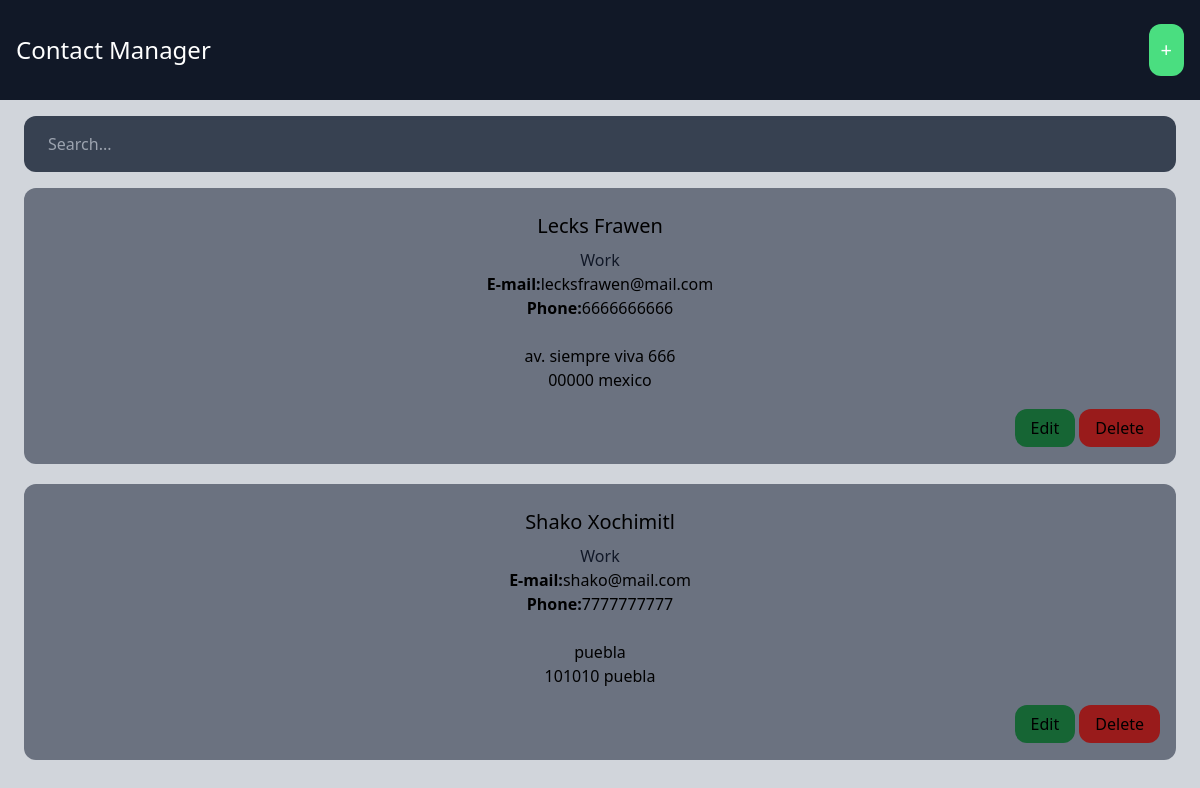
The app's page /, older data.
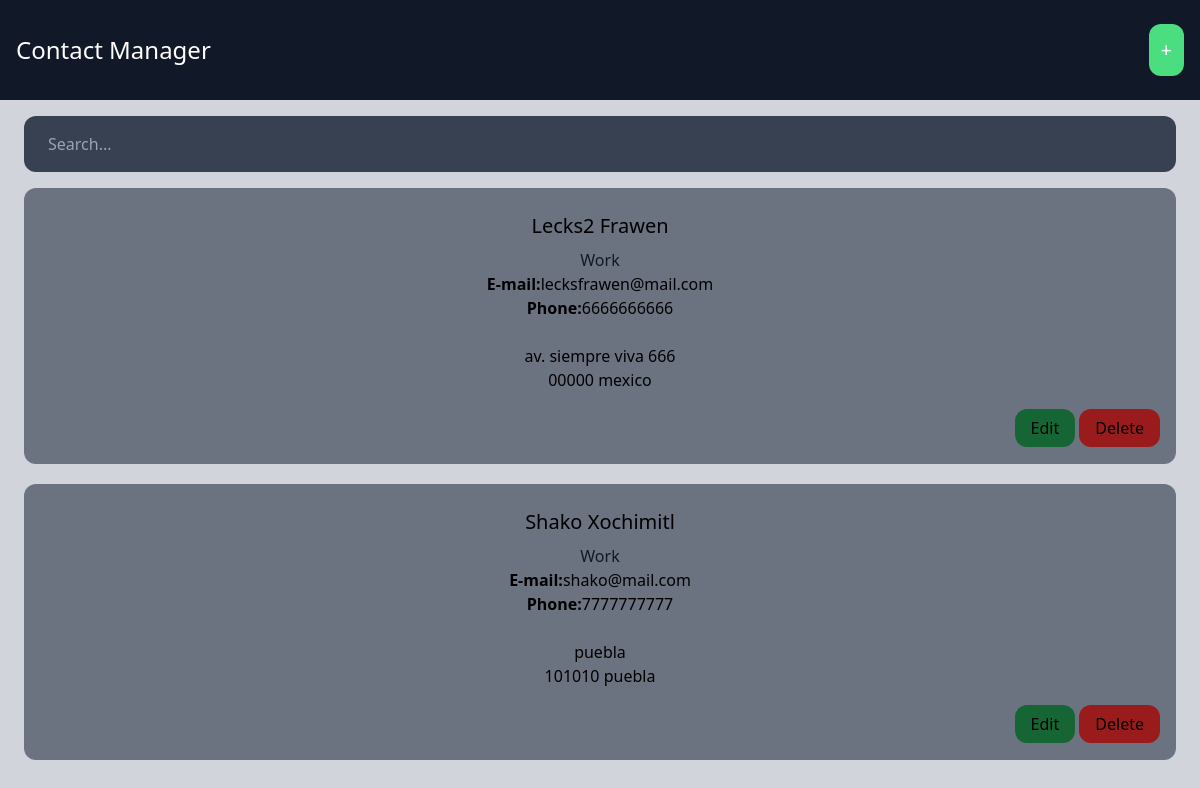
The same page, newer data.
### contact/models.py (models this page shows)
class Contact(models.Model):
    category = models.ForeignKey(Category, related_name='contacts', on_delete=models.CASCADE)
    first_name = models.CharField(max_length=255)
    last_name = models.CharField(max_length=255)
    email = models.EmailField()
    phone = models.CharField(max_length=255)
    address = models.CharField(max_length=255)
    zipcode = models.CharField(max_length=255)
    city = models.CharField(max_length=255)

class Category(models.Model):
    title = models.CharField(max_length=255)

### core/views.py (the view, shortened to what this page needs)
# urls.py: path('', frontpage, name='frontpage'),
def frontpage(request):
    contacts = Contact.objects.all()
    query = request.GET.get('query', '')
    return render(request, 'core/frontpage.html', {
        'contacts': contacts
    })

### core/templates/core/frontpage.html
{% extends 'core/base.html' %}
{% block content %}
    <div class="mb-4">
        <form method="get" action=".">
            <input type="text" name="query" placeholder="Search..." class="w-full py-4 px-6 rounded-xl bg-gray-700 text-white">
        </form>
    </div>
    <div class="space-y-5">
        {% for contact in contacts %}
            <div class="px-4 py-6 text-center bg-gray-500 rounded-xl">
                <h2 class="mb-2 text-xl">{{ contact.first_name }} {{ contact.last_name }}</h2>
                <h3 class="text-5m text-gray-900">{{ contact.category.title }}</h3>
                <p><strong>E-mail:</strong>{{ contact.email }}</p>
                <p><strong>Phone:</strong>{{ contact.phone }}</p>
                <p class="mt-6">
                    {{ contact.address }}<br>
                    {{ contact.zipcode }} {{contact.city }}
                </p>
                <div class="mt-6 items-end text-right">
                    <a href="{% url 'contact:edit' contact.id %}" class="px-4 py-2 bg-green-800 text_white rounded-xl">Edit</a>
                    <a href="{% url 'contact:delete' contact.id %}" class="px-4 py-2 bg-red-800 text_white rounded-xl">Delete</a>
                </div>
            </div>
        {% empty %}
            <div class="px-4 py-6 text-center bg-gray-500 rounded-xl">
                <p>No results...</p>
            </div>
        {% endfor %}
    </div>
{% endblock %}

Row changes from the older to the newer data that the page shows:
changed Contact "Frawen": first_name "Lecks" → "Lecks2"
